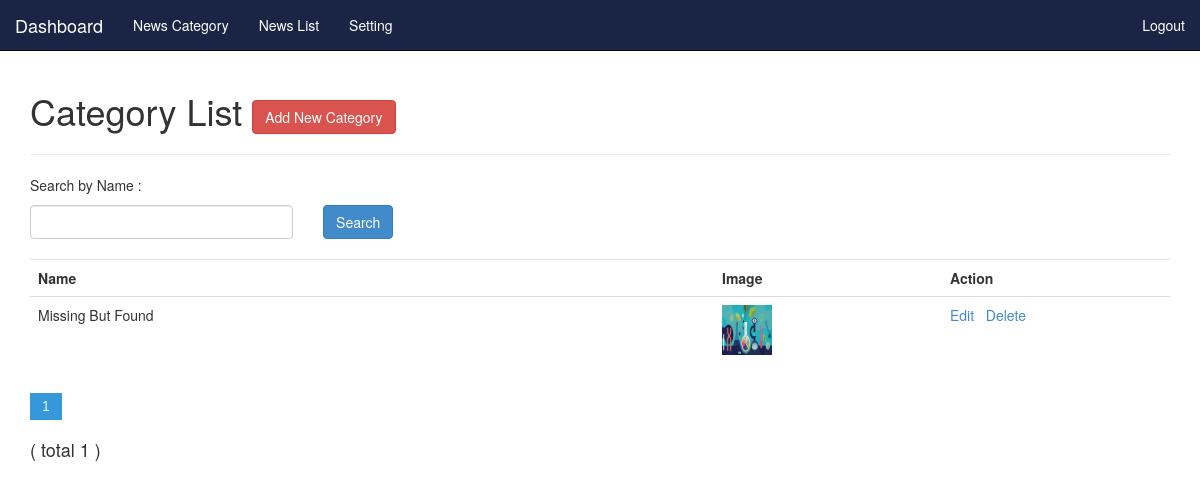
/admin/category.php (signed in), run on the app's committed database.
### tables this page shows
CREATE TABLE `tbl_news_category` (
  `cid` int(11) NOT NULL,
  `category_name` varchar(20) NOT NULL,
  `category_image` text NOT NULL,
  `status` int(11) NOT NULL DEFAULT 1
);

### admin/includes/category_table.php (the view, shortened to what this page needs)
<?php
	include_once('connect_database.php');
	include_once('functions.php');
?>
<div id="content" class="container col-md-12">
	<?php
		$function = new functions;
		$data = array();
		if(isset($_GET['keyword'])){
			$keyword = $function->sanitize($_GET['keyword']);
			$bind_keyword = "%".$keyword."%";
		}else{
			$keyword = "";
			$bind_keyword = $keyword;
		}
		if(empty($keyword)){
			$sql_query = "SELECT cid, category_name, category_image
					FROM tbl_news_category
					ORDER BY cid DESC";
		}else{
			$sql_query = "SELECT cid, category_name, category_image
					FROM tbl_news_category
					WHERE category_name LIKE ?
					ORDER BY cid DESC";
		}
		$stmt = $connect->stmt_init();
		if($stmt->prepare($sql_query)) {
			$stmt->execute();
			$stmt->store_result();
			$stmt->bind_result($data['cid'],
					$data['category_name'],
					$data['category_image']
					);
			$total_records = $stmt->num_rows;
		}
		if(isset($_GET['page'])){
			$page = $_GET['page'];
		}else{
			$page = 1;
		}
		$offset = 10;
		if ($page){
			$from 	= ($page * $offset) - $offset;
		}else{
			$from = 0;
		}
		if(empty($keyword)){
			$sql_query = "SELECT cid, category_name , category_image
					FROM tbl_news_category
					ORDER BY cid DESC LIMIT ?, ?";
		}else{
			$sql_query = "SELECT cid, category_name, category_image
					FROM tbl_news_category
					WHERE category_name LIKE ?
					ORDER BY cid DESC LIMIT ?, ?";
		}
		$stmt_paging = $connect->stmt_init();
		if($stmt_paging ->prepare($sql_query)) {
			if(empty($keyword)){
				$stmt_paging ->bind_param('ss', $from, $offset);
			}else{
				$stmt_paging ->bind_param('sss', $bind_keyword, $from, $offset);
			}
			$stmt_paging ->execute();
			$stmt_paging ->store_result();
			$stmt_paging->bind_result($data['cid'],
					$data['category_name'],
					$data['category_image']
					);
			$total_records_paging = $total_records;
		}
		if($total_records_paging == 0){
	?>
	<h1>Category Not Available
		<a href="add-category.php">
			<button class="btn btn-danger">Add New Category</button>
		</a>
	</h1>
	<hr />
	<?php
		}else{
	?>
	<div class="col-md-12">
		<h1>
			Category List
			<a href="add-category.php">
				<button class="btn btn-danger">Add New Category</button>
			</a>
		</h1>
		<hr/>
	</div>
	<form class="list_header" method="get">
		<div class="col-md-12">
			<p class="pholder">Search by Name : </p>
		</div>
		<div class="col-md-3">
			<input type="text" class="form-control" name="keyword" value="<?php echo isset($_GET['keyword']) ? $_GET['keyword'] : "" ?>" />
		</div>
		<br>
		<input type="submit" class="btn btn-primary" name="btnSearch" value="Search" />
	</form>
	<br/>
	<div class="col-md-12">
	<table class="table table-hover">
		<tr>
			<th>Name</th>
			<th>Image</th>
			<th width="20%">Action</th>
		</tr>
	<?php
		while ($stmt_paging->fetch()){ ?>
			<tr>
				<td><?php echo $data['category_name'];?></td>
				<td width="20%"><img src="upload/category/<?php echo $data['category_image']; ?>" width="50" height="50"/></td>
				<td>
					<a href="edit-category.php?id=<?php echo $data['cid'];?>">
					Edit
					</a>&nbsp;
					<a href="delete-category.php?id=<?php echo $data['cid'];?>">
					Delete
					</a>
				</td>
			</tr>
		<?php
		}
	}
?>
	</table>
	</div>
	<div class="col-md-12">
	<h4>
	</h4>
	</div>
</div>

### data on the page
tbl_news_category: category_name "Missing But Found", category_image (picture)

### other printed values
$total "1"
